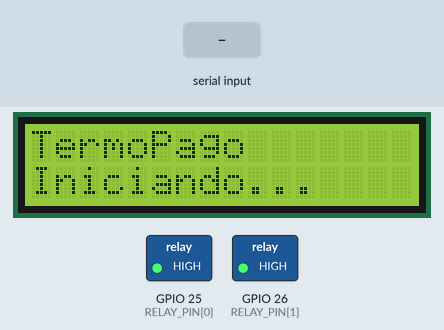
A sketch run on a simulated ESP32. Parts: 16×2 character LCD, switched loads named in the sketch (green lamp = pin HIGH). The test bench sets the inputs (shaded band). Pins used as bus, display or sensor lines are not drawn.

Above: at 1.7 s.
1.8 s: "1\n" received over the second serial link
At 3.3 s:
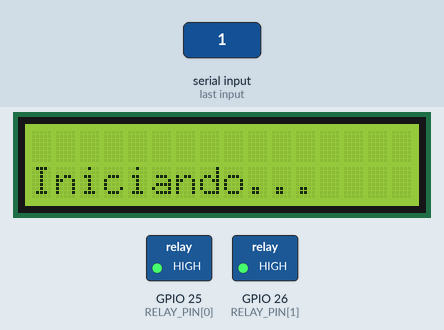
3.6 s: "2\n" received over the second serial link
At 5.1 s:
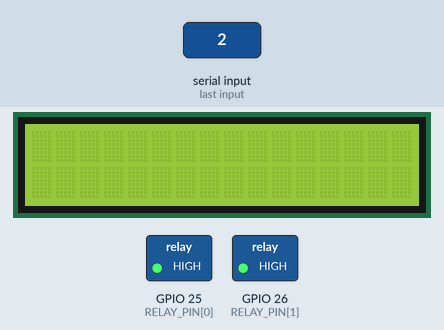
At 24.8 s:
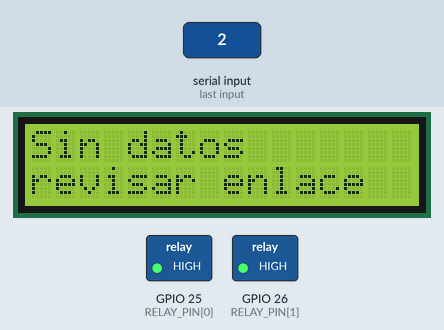
Timing chart, 0 to 25.3 s (numbered marks = the images above; inputs shaded):
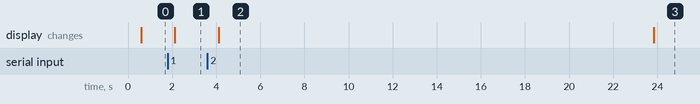

Measured:
- after the input at 1.8 s, the display: changes after 0.31 s (image 1)
- after the input at 3.6 s, the display: changes after 0.51 s (image 2)
- what the display in image 2 shows lasts 19.7 s, from 4.1 s to 23.8 s

The sketch:

estacion02_esclavo.ino
```cpp
// =====================================================================
// TermoPago - ESTACION 02 - ESCLAVO (ESP32)
// =====================================================================
// Este ESP maneja el RELE, el TIEMPO del servicio y el CONTADOR en pantalla.
// Recibe ordenes del MAESTRO por UART. NO hace WiFi -> casi nunca se reinicia,
// asi que un servicio pago sigue corriendo aunque el maestro pierda conexion
// o se reinicie. El contador tambien es de este ESP (sobrevive todo eso).
//
// PROTOCOLO (recibe del maestro):
//   "1<texto>"            -> linea 1 del display en REPOSO
//   "2<texto>"            -> linea 2 del display en REPOSO
//   "A,<canal>,<seg>,<orden>" -> ACTIVAR canal por <seg> segundos
//
// CONEXIONES:
//   Enlace:  MAESTRO GPIO17 (TX2)  ->  ESCLAVO GPIO16 (RX2)
//            GND comun entre las placas (OBLIGATORIO)
//   Reles:   GPIO25 (aspiradora)   GPIO26 (soplador)   (activos en LOW)
//   LCD I2C: SDA -> GPIO21   SCL -> GPIO22   VCC -> 5V   GND -> GND
// =====================================================================

#include <Wire.h>
#include <hd44780.h>
#include <hd44780ioClass/hd44780_I2Cexp.h>
#include <esp_task_wdt.h>

const int I2C_SDA_PIN = 21;
const int I2C_SCL_PIN = 22;
const int WDT_TIMEOUT_S = 20;

const int NUM = 2;
const char* NOMBRES[NUM]  = {"Aspiradora", "Soplador"};
const int   RELAY_PIN[NUM] = {25, 26};   // activos en LOW

hd44780_I2Cexp lcd;

bool          activo[NUM]   = {false, false};
unsigned long finMs[NUM]    = {0, 0};
String        lastOrden[NUM] = {"", ""};   // evita re-activar el mismo pago

String idle1 = "TermoPago", idle2 = "Iniciando...";
String cache[2] = {"", ""};
String buf = "";
unsigned long ultimoRxMs = 0;
unsigned long ultimoLcdMs = 0;
unsigned long ultimoReinitMs = 0;
unsigned long reinitLcdEnMs = 0;

// ── Recuperacion fisica del bus I2C (9 pulsos) ───────────────────
void recuperarBusI2C() {
  pinMode(I2C_SDA_PIN, INPUT_PULLUP);
  pinMode(I2C_SCL_PIN, INPUT_PULLUP);
  delayMicroseconds(10);
  if (digitalRead(I2C_SDA_PIN) == LOW) {
    pinMode(I2C_SCL_PIN, OUTPUT);
    for (int i = 0; i < 9; i++) {
      digitalWrite(I2C_SCL_PIN, LOW);  delayMicroseconds(10);
      digitalWrite(I2C_SCL_PIN, HIGH); delayMicroseconds(10);
      if (digitalRead(I2C_SDA_PIN) == HIGH) break;
    }
  }
  pinMode(I2C_SDA_PIN, OUTPUT);
  digitalWrite(I2C_SDA_PIN, LOW);  delayMicroseconds(10);
  digitalWrite(I2C_SCL_PIN, HIGH); delayMicroseconds(10);
  digitalWrite(I2C_SDA_PIN, HIGH); delayMicroseconds(10);
  Wire.begin(I2C_SDA_PIN, I2C_SCL_PIN);
  Wire.setTimeOut(50);
  Wire.setClock(50000);
}

void escribir(int fila, String txt) {
  while (txt.length() < 16) txt += " ";
  txt = txt.substring(0, 16);
  if (txt != cache[fila]) {
    cache[fila] = txt;
    lcd.setCursor(0, fila);
    lcd.print(txt);
  }
}

void invalidarLcd() { cache[0] = ""; cache[1] = ""; }

void reiniciarLcd() {
  recuperarBusI2C();
  lcd.begin(16, 2);
  lcd.backlight();
  invalidarLcd();
}

String tiempoRestante(int i) {
  if (millis() >= finMs[i]) return "0 seg";
  unsigned long r = (finMs[i] - millis()) / 1000UL;
  int m = r / 60, sg = r % 60;
  if (m > 0) return String(m) + "m " + String(sg) + "s";
  return String(sg) + " seg";
}

void refrescar() {
  String l1, l2;
  if (activo[0] && !activo[1])      { l1 = NOMBRES[0]; l2 = "Quedan " + tiempoRestante(0); }
  else if (!activo[0] && activo[1]) { l1 = NOMBRES[1]; l2 = "Quedan " + tiempoRestante(1); }
  else if (activo[0] && activo[1])  { l1 = "Aspir: " + tiempoRestante(0); l2 = "Sopla: " + tiempoRestante(1); }
  else {
    // reposo: texto del maestro; si hace rato que no llega, avisar
    if (millis() - ultimoRxMs > 20000) { l1 = "Sin datos"; l2 = "revisar enlace"; }
    else { l1 = idle1; l2 = idle2; }
  }
  escribir(0, l1);
  escribir(1, l2);
}

void activar(int canal, long seg, String orden) {
  if (canal < 0 || canal >= NUM) return;
  if (orden.length() > 0 && orden == lastOrden[canal]) return;  // mismo pago: ignorar
  lastOrden[canal] = orden;
  activo[canal] = true;
  finMs[canal] = millis() + (unsigned long)seg * 1000UL;
  digitalWrite(RELAY_PIN[canal], LOW);      // ENCENDER
  invalidarLcd();
  reinitLcdEnMs = millis() + 250;           // reinit del LCD tras el pico del rele
}

void procesarLinea(String s) {
  if (s.length() < 1) return;
  char c = s.charAt(0);
  if (c == '1') { idle1 = s.substring(1); }
  else if (c == '2') { idle2 = s.substring(1); }
  else if (c == 'A') {                       // A,canal,seg,orden
    int c1 = s.indexOf(','), c2 = s.indexOf(',', c1 + 1), c3 = s.indexOf(',', c2 + 1);
    if (c1 > 0 && c2 > c1 && c3 > c2) {
      int canal = s.substring(c1 + 1, c2).toInt();
      long seg  = s.substring(c2 + 1, c3).toInt();
      String orden = s.substring(c3 + 1);
      activar(canal, seg, orden);
    }
  }
}

void iniciarWatchdog() {
#if defined(ESP_ARDUINO_VERSION_MAJOR) && ESP_ARDUINO_VERSION_MAJOR >= 3
  esp_task_wdt_config_t cfg = { .timeout_ms = (uint32_t)WDT_TIMEOUT_S * 1000, .idle_core_mask = 0, .trigger_panic = true };
  esp_task_wdt_reconfigure(&cfg);
#else
  esp_task_wdt_init(WDT_TIMEOUT_S, true);
#endif
  esp_task_wdt_add(NULL);
}

void setup() {
  Serial.begin(115200);
  for (int i = 0; i < NUM; i++) { pinMode(RELAY_PIN[i], OUTPUT); digitalWrite(RELAY_PIN[i], HIGH); } // apagados
  Serial2.begin(9600, SERIAL_8N1, 16, 17);   // RX=GPIO16 (del maestro), TX=17 sin uso
  delay(500);   // deja estabilizar la alimentacion y el LCD tras encender
  // Reintenta iniciar el LCD hasta que responda (el init es intermitente al arrancar)
  bool lcdOk = false;
  for (int i = 0; i < 12 && !lcdOk; i++) {
    recuperarBusI2C();
    if (lcd.begin(16, 2) == 0) lcdOk = true;
    else delay(300);
  }
  lcd.backlight();
  escribir(0, "TermoPago");
  escribir(1, "Iniciando...");
  ultimoRxMs = millis();
  iniciarWatchdog();
}

void loop() {
  esp_task_wdt_reset();

  // 1. Leer ordenes del maestro
  while (Serial2.available()) {
    char c = Serial2.read();
    ultimoRxMs = millis();
    if (c == '\n') { procesarLinea(buf); buf = ""; }
    else if (c != '\r') { buf += c; if (buf.length() > 60) buf = ""; }
  }

  // 2. Apagar canales cuyo tiempo termino
  for (int i = 0; i < NUM; i++) {
    if (activo[i] && millis() >= finMs[i]) {
      digitalWrite(RELAY_PIN[i], HIGH);      // APAGAR
      activo[i] = false;
      invalidarLcd();
      reinitLcdEnMs = millis() + 250;
    }
  }

  // 3. Contador / display cada 500ms
  if (millis() - ultimoLcdMs >= 500) { ultimoLcdMs = millis(); refrescar(); }

  // 4. Reinit del LCD diferido (tras conmutar el rele)
  if (reinitLcdEnMs && millis() >= reinitLcdEnMs) { reinitLcdEnMs = 0; reiniciarLcd(); refrescar(); }

  // 5. Reinit periodico de seguridad (cada 5 min)
  if (millis() - ultimoReinitMs > 300000) { ultimoReinitMs = millis(); reiniciarLcd(); }

  delay(10);
}
```
